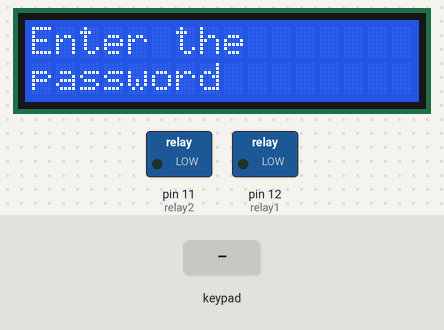
The sketch below on a simulated Arduino Uno, built with avr-gcc and run on an emulated ATmega328P. On the bench: 16×2 character LCD, switched loads named in the sketch (green lamp = pin HIGH). Inputs (shaded band) come from the test bench. What the sketch prints to the serial monitor is not drawn.

Above: at 1.2 s.
1.3 s: keypad keys 1 2 3 4 pressed 0.4 s apart
At 3.5 s:
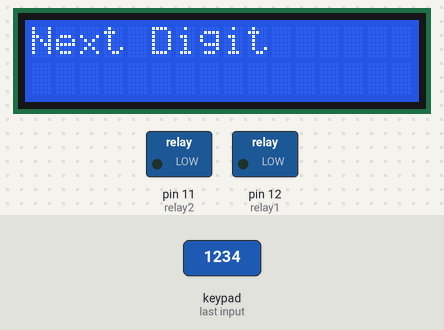
4.4 s: key 'E' pressed
At 4.8 s:
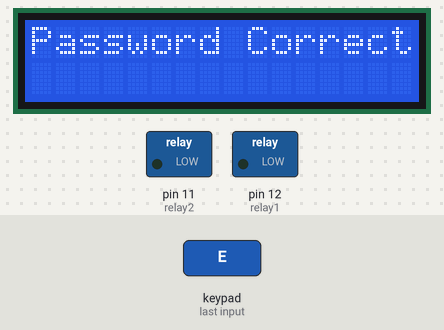
5.9 s: key 'M' pressed
At 7.1 s:
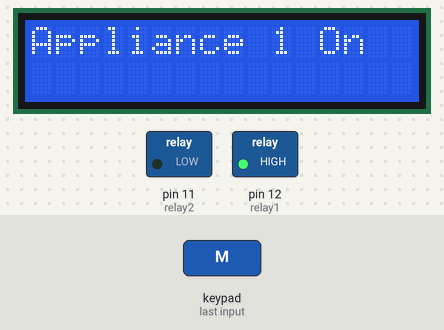
7.4 s: key '0' pressed
At 8.6 s:
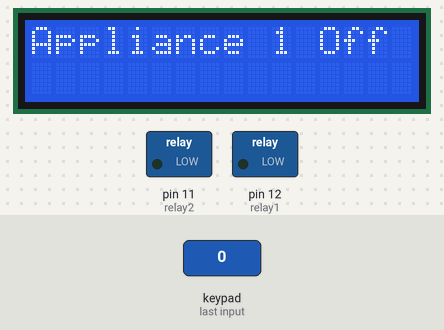
8.9 s: key '.' pressed
At 9.4 s:
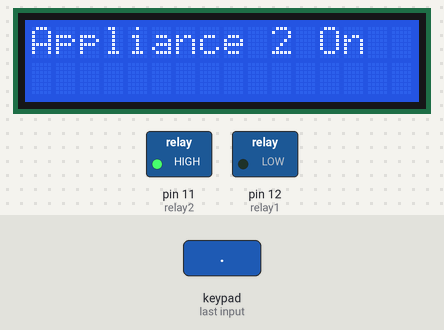
10.4 s: keypad keys 1 2 3 4 # pressed 0.4 s apart
At 11.5 s:
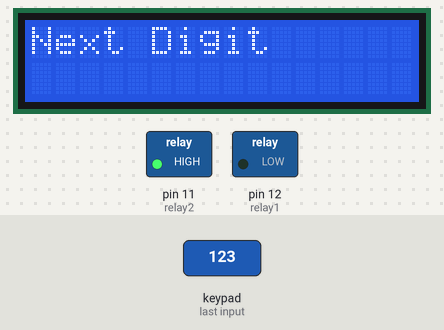
Timing chart, 0 to 13.5 s (numbered marks = the images above; inputs shaded):
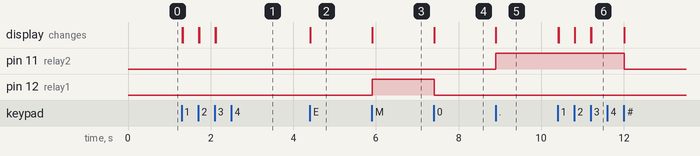

Measured:
- after the input at 1.3 s, the display: first changes at once (image 1 shows a later state)
- after the input at 4.4 s, the display: changes at once (image 2)
- after the input at 5.9 s, pin 12 (relay1): LOW → HIGH at once; the display: changes at once (image 3)
- after the input at 7.4 s, pin 12 (relay1): HIGH → LOW at once; the display: changes at once (image 4)
- after the input at 8.9 s, pin 11 (relay2): LOW → HIGH at once; the display: changes at once (image 5)
- after the input at 10.4 s, pin 11 (relay2): HIGH → LOW after 1.6 s; the display: first changes at once (image 6 shows a later state)

The sketch:

keypa.ino
```cpp
/* @file HelloKeypad.pde
|| @version 1.0
|| @author Alexander Brevig
|| @contact alexanderbrevig@gmail.com
||
|| @description
|| | Demonstrates the simplest use of the matrix Keypad library.
|| #
*/
#include <Keypad.h>
#include<LiquidCrystal.h>
LiquidCrystal lcd(5,6,7,9,10,13);
int flag =0;
int x,y,z,w,r,f,t,s,p;
int relay1 = 12;
int relay2 = 11;
const byte ROWS = 4; //four rows
const byte COLS = 4; //three columns
float l =0,k=0;
char keys[ROWS][COLS] = {
  {'1','2','3','C'},
  {'4','5','6','L'},
  {'7','8','9','M'},
  {'.','0','#','E'}
};
byte rowPins[ROWS] = {A5,A4,A3,A2}; //connect to the row pinouts of the keypad
byte colPins[COLS] = {A1,A0,2,3}; //connect to the column pinouts of the keypad

Keypad keypad = Keypad( makeKeymap(keys), rowPins, colPins, ROWS, COLS );

void setup(){
  Serial.begin(9600);
  pinMode(relay1,OUTPUT);
  pinMode(relay2,OUTPUT);
  lcd.begin(16,2);
  lcd.clear();
  lcd.setCursor(0,0);
  lcd.print("Enter the");
  lcd.setCursor(0,1);
  lcd.print("password");
}
void loop()
{

  char key = keypad.getKey();


  if(key == '5' || key == '6'|| key == '7' || key == '8' || key == '9' )
  {
    t=1;
  }
  else if(key=='1')
  {
    lcd.clear();
    x=1;
    r=1;
    delay(10);
    lcd.print("Next Digit");
    Serial.println(key);
  }
  else if(key=='2' && r==1)
  {
    lcd.clear();
    y=1;
    delay(10);
    Serial.println(key);
    lcd.print("Next Digit");
    f=1;
    r=0;
  }
  else if(key=='3'&& f==1)
  {
    lcd.clear();
    z=1;
    delay(10);
    Serial.println(key);
    lcd.print("Next Digit");
  }
  else if(t==1 && key=='E')
  {
    lcd.clear();

    lcd.print("Wrong Password");
    t=0;
    delay(1000);
    display();

  }
  else if(x==1 && y==1 && z==1 && key=='E')
  {
    lcd.clear();
    l=1;
    Serial.println("Password Correct");
    lcd.print("Password Correct");
    x=0;y=0;z=0;
  }
  else if(key=='M' && l==1)
  {
    lcd.clear();
    lcd.print("Appliance 1 On");
    digitalWrite(relay1,HIGH);
    Serial.println("Appliance 1 On");
    p=1;
  }
  else if(key=='0' && l==1 && p==1)
  {
    lcd.clear();
    digitalWrite(relay1,LOW);
    Serial.println("Appliance Off");
    lcd.print("Appliance 1 Off");
    p=0;
  }
  else if(key=='.' && l==1)
  {
    lcd.clear();
    lcd.print("Appliance 2 On");
    digitalWrite(relay2,HIGH);

    s=1;
  }
  else if(key=='#' && l==1 && s==1)
  {
    lcd.clear();
    s=0;
    digitalWrite(relay2,LOW);
    lcd.print("Appliance 2 Off");
  }
  else if(key == 'C' && l==1 )
  {
    lcd.print("Sign Out");
    l=0;
    display();
  }
}
void display()
{
  lcd.clear();
  lcd.setCursor(0,0);
  lcd.print("Enter the");
  lcd.setCursor(0,1);
  lcd.print("password");
  loop();

}


  /*if(key == 'L'){
  Serial.println("Enter Upper Limit");
  flag =1 ;
  }
  else if( key > '0' && flag == 1)
  {
    l =key-'0'; // l is upper limit
    Serial.println(l);
    flag=0;

  }
  else if(key == 'M'){
  Serial.println("Enter Lower Limit");
  flag =2 ;
  }

  else if( key > '0' && flag == 2)
  {
    k =key-'0'; // l is upper limit
    Serial.println(k);
    flag=0;

  }
  else if(key == 'E')
  {
    Serial.print("Value of Upper Limit is " );
    Serial.println(l);
    Serial.print("Value of Lower Limit is " );
    Serial.println(k);

  }
  else if(key == 'C')
  {
    l=0;
    k=0;
    Serial.println("Values are Cleared");
  }

 */
```
